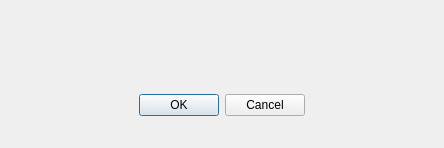
<?xml version="1.0" encoding="UTF-8"?>
<ui version="4.0">
 <class>PLSAlertView</class>
 <widget class="QWidget" name="PLSAlertView">
  <property name="geometry">
   <rect>
    <x>0</x>
    <y>0</y>
    <width>444</width>
    <height>148</height>
   </rect>
  </property>
  <property name="windowTitle">
   <string>Dialog</string>
  </property>
  <layout class="QVBoxLayout" name="verticalLayout">
   <property name="spacing">
    <number>0</number>
   </property>
   <property name="sizeConstraint">
    <enum>QLayout::SetMinimumSize</enum>
   </property>
   <property name="leftMargin">
    <number>0</number>
   </property>
   <property name="topMargin">
    <number>0</number>
   </property>
   <property name="rightMargin">
    <number>0</number>
   </property>
   <property name="bottomMargin">
    <number>0</number>
   </property>
   <item>
    <layout class="QHBoxLayout" name="horizontalLayout_2" stretch="0,0">
     <property name="spacing">
      <number>0</number>
     </property>
     <property name="sizeConstraint">
      <enum>QLayout::SetMinimumSize</enum>
     </property>
     <property name="leftMargin">
      <number>25</number>
     </property>
     <property name="topMargin">
      <number>30</number>
     </property>
     <property name="rightMargin">
      <number>25</number>
     </property>
     <property name="bottomMargin">
      <number>30</number>
     </property>
     <item alignment="Qt::AlignVCenter">
      <widget class="QLabel" name="icon">
       <property name="minimumSize">
        <size>
         <width>32</width>
         <height>32</height>
        </size>
       </property>
       <property name="maximumSize">
        <size>
         <width>32</width>
         <height>32</height>
        </size>
       </property>
       <property name="text">
        <string notr="true"/>
       </property>
      </widget>
     </item>
     <item>
      <layout class="QVBoxLayout" name="contentLayout">
       <property name="spacing">
        <number>0</number>
       </property>
       <property name="sizeConstraint">
        <enum>QLayout::SetMinimumSize</enum>
       </property>
       <property name="leftMargin">
        <number>0</number>
       </property>
       <property name="topMargin">
        <number>0</number>
       </property>
       <property name="rightMargin">
        <number>0</number>
       </property>
       <property name="bottomMargin">
        <number>0</number>
       </property>
       <item>
        <widget class="QLabel" name="message">
         <property name="styleSheet">
          <string notr="true"/>
         </property>
         <property name="text">
          <string/>
         </property>
         <property name="alignment">
          <set>Qt::AlignCenter</set>
         </property>
         <property name="wordWrap">
          <bool>true</bool>
         </property>
         <property name="openExternalLinks">
          <bool>true</bool>
         </property>
        </widget>
       </item>
       <item>
        <widget class="QLabel" name="nameLabel">
         <property name="minimumSize">
          <size>
           <width>360</width>
           <height>0</height>
          </size>
         </property>
         <property name="maximumSize">
          <size>
           <width>360</width>
           <height>16777215</height>
          </size>
         </property>
         <property name="styleSheet">
          <string notr="true"/>
         </property>
         <property name="text">
          <string/>
         </property>
         <property name="alignment">
          <set>Qt::AlignCenter</set>
         </property>
         <property name="openExternalLinks">
          <bool>true</bool>
         </property>
        </widget>
       </item>
      </layout>
     </item>
    </layout>
   </item>
   <item>
    <widget class="QWidget" name="widget" native="true">
     <property name="enabled">
      <bool>true</bool>
     </property>
     <property name="styleSheet">
      <string notr="true"/>
     </property>
     <layout class="QHBoxLayout" name="horizontalLayout">
      <property name="spacing">
       <number>0</number>
      </property>
      <property name="sizeConstraint">
       <enum>QLayout::SetMinimumSize</enum>
      </property>
      <property name="leftMargin">
       <number>19</number>
      </property>
      <property name="topMargin">
       <number>0</number>
      </property>
      <property name="rightMargin">
       <number>19</number>
      </property>
      <property name="bottomMargin">
       <number>29</number>
      </property>
      <item>
       <spacer name="horizontalSpacer">
        <property name="orientation">
         <enum>Qt::Horizontal</enum>
        </property>
        <property name="sizeType">
         <enum>QSizePolicy::Expanding</enum>
        </property>
        <property name="sizeHint" stdset="0">
         <size>
          <width>0</width>
          <height>0</height>
         </size>
        </property>
       </spacer>
      </item>
      <item>
       <widget class="PLSDialogButtonBox" name="buttonBox">
        <property name="sizePolicy">
         <sizepolicy hsizetype="Fixed" vsizetype="Fixed">
          <horstretch>0</horstretch>
          <verstretch>0</verstretch>
         </sizepolicy>
        </property>
        <property name="standardButtons">
         <set>QDialogButtonBox::Cancel|QDialogButtonBox::Ok</set>
        </property>
       </widget>
      </item>
      <item>
       <spacer name="horizontalSpacer_2">
        <property name="orientation">
         <enum>Qt::Horizontal</enum>
        </property>
        <property name="sizeType">
         <enum>QSizePolicy::Expanding</enum>
        </property>
        <property name="sizeHint" stdset="0">
         <size>
          <width>0</width>
          <height>0</height>
         </size>
        </property>
       </spacer>
      </item>
     </layout>
    </widget>
   </item>
  </layout>
 </widget>
 <customwidgets>
  <customwidget>
   <class>PLSDialogButtonBox</class>
   <extends>QDialogButtonBox</extends>
   <header>PLSDialogButtonBox.h</header>
  </customwidget>
 </customwidgets>
 <resources/>
 <connections/>
</ui>
